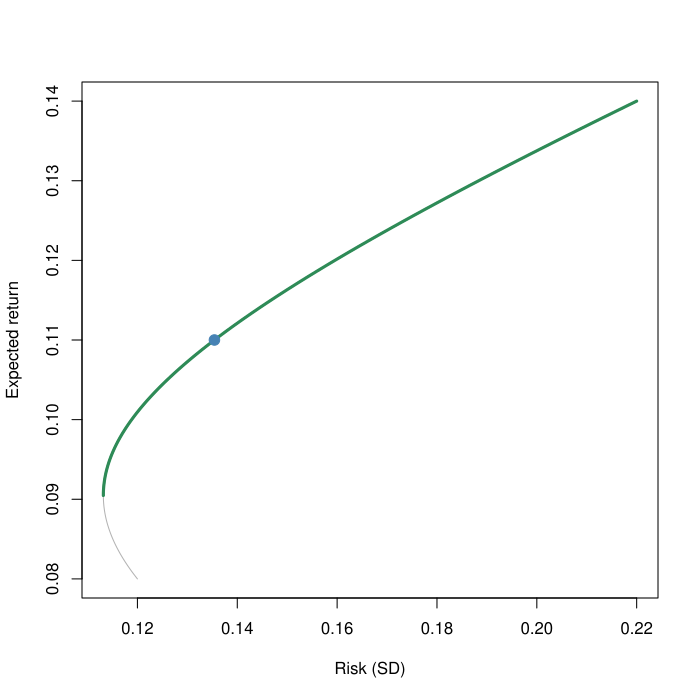

Source code (R):
pdf('tests/r-output/case-0.pdf')
# 实验08：两资产均值—方差组合
mu <- c(A = 0.08, B = 0.14)
s <- c(A = 0.12, B = 0.22)
rho <- 0.2
w1 <- 0.5
w2 <- 1 - w1
rp <- w1*mu[1] + w2*mu[2]
vp <- w1^2*s[1]^2 +
      w2^2*s[2]^2 +
      2*w1*w2*s[1]*s[2]*rho
sp <- sqrt(vp)
d <- (s[1]-s[2])^2 +
     2*s[1]*s[2]*(1-rho)
mv <- if (d == 0) {
  as.numeric(mu[1] >= mu[2])
} else {
  max(0, min(1,
    (s[2]*(s[2]-s[1]) +
     s[1]*s[2]*(1-rho))/d))
}
w <- sort(unique(c(
  seq(0, 1, 0.0025), mv)))
ret <- w*mu[1] + (1-w)*mu[2]
vol <- sqrt(
  (w*s[1]-(1-w)*s[2])^2 +
  2*w*(1-w)*s[1]*s[2]*(1+rho))
eff <- w <= mv + 1e-10
plot(vol, ret, type="l",
  col="grey70", xlab="Risk (SD)",
  ylab="Expected return")
lines(vol[eff], ret[eff],
  col="seagreen", lwd=3)
points(vol[eff], ret[eff],
  col="seagreen", pch=16, cex=.3)
points(sp, rp, pch=19,
  col="steelblue", cex=1.4)
print(c(return=rp,
  variance=vp, sd=sp))
cat(sprintf('RESULT %.17g %.17g %.17g\n',rp,vp,sp))
cat('EFFICIENT',sum(eff),'\n')
cat(sprintf('MV %.17g\n',mv))
dev.off()
